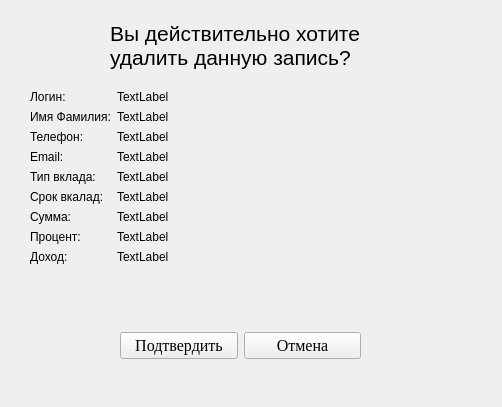
<?xml version="1.0" encoding="UTF-8"?>
<ui version="4.0">
 <class>MainWindow</class>
 <widget class="QMainWindow" name="MainWindow">
  <property name="geometry">
   <rect>
    <x>0</x>
    <y>0</y>
    <width>502</width>
    <height>407</height>
   </rect>
  </property>
  <property name="windowTitle">
   <string>MainWindow</string>
  </property>
  <widget class="QWidget" name="centralwidget">
   <widget class="QWidget" name="horizontalLayoutWidget">
    <property name="geometry">
     <rect>
      <x>120</x>
      <y>320</y>
      <width>241</width>
      <height>51</height>
     </rect>
    </property>
    <layout class="QHBoxLayout" name="horizontalLayout">
     <item>
      <widget class="QPushButton" name="DeleteButton">
       <property name="font">
        <font>
         <family>Times New Roman</family>
         <pointsize>12</pointsize>
        </font>
       </property>
       <property name="text">
        <string>Подтвердить</string>
       </property>
      </widget>
     </item>
     <item>
      <widget class="QPushButton" name="CancelButton">
       <property name="font">
        <font>
         <family>Times New Roman</family>
         <pointsize>12</pointsize>
        </font>
       </property>
       <property name="text">
        <string>Отмена</string>
       </property>
      </widget>
     </item>
    </layout>
   </widget>
   <widget class="QLabel" name="label">
    <property name="geometry">
     <rect>
      <x>110</x>
      <y>10</y>
      <width>321</width>
      <height>71</height>
     </rect>
    </property>
    <property name="font">
     <font>
      <pointsize>16</pointsize>
      <bold>false</bold>
      <strikeout>false</strikeout>
      <kerning>true</kerning>
     </font>
    </property>
    <property name="text">
     <string>Вы действительно хотите удалить данную запись?</string>
    </property>
    <property name="textFormat">
     <enum>Qt::TextFormat::AutoText</enum>
    </property>
    <property name="scaledContents">
     <bool>false</bool>
    </property>
    <property name="wordWrap">
     <bool>true</bool>
    </property>
   </widget>
   <widget class="QWidget" name="formLayoutWidget">
    <property name="geometry">
     <rect>
      <x>30</x>
      <y>90</y>
      <width>331</width>
      <height>201</height>
     </rect>
    </property>
    <layout class="QFormLayout" name="formLayout">
     <item row="0" column="0">
      <widget class="QLabel" name="label_2">
       <property name="text">
        <string>Логин:</string>
       </property>
      </widget>
     </item>
     <item row="1" column="0">
      <widget class="QLabel" name="label_3">
       <property name="text">
        <string>Имя Фамилия:</string>
       </property>
      </widget>
     </item>
     <item row="2" column="0">
      <widget class="QLabel" name="label_4">
       <property name="text">
        <string>Телефон:</string>
       </property>
      </widget>
     </item>
     <item row="3" column="0">
      <widget class="QLabel" name="label_5">
       <property name="text">
        <string>Email:</string>
       </property>
      </widget>
     </item>
     <item row="4" column="0">
      <widget class="QLabel" name="label_6">
       <property name="text">
        <string>Тип вклада:</string>
       </property>
      </widget>
     </item>
     <item row="5" column="0">
      <widget class="QLabel" name="label_7">
       <property name="text">
        <string>Срок вкалад:</string>
       </property>
      </widget>
     </item>
     <item row="6" column="0">
      <widget class="QLabel" name="label_8">
       <property name="text">
        <string>Сумма:</string>
       </property>
      </widget>
     </item>
     <item row="7" column="0">
      <widget class="QLabel" name="label_9">
       <property name="text">
        <string>Процент:</string>
       </property>
      </widget>
     </item>
     <item row="8" column="0">
      <widget class="QLabel" name="label_10">
       <property name="text">
        <string>Доход:</string>
       </property>
      </widget>
     </item>
     <item row="0" column="1">
      <widget class="QLabel" name="LoginLabel">
       <property name="text">
        <string>TextLabel</string>
       </property>
      </widget>
     </item>
     <item row="1" column="1">
      <widget class="QLabel" name="NSLabel">
       <property name="text">
        <string>TextLabel</string>
       </property>
      </widget>
     </item>
     <item row="2" column="1">
      <widget class="QLabel" name="PhoneLabel">
       <property name="text">
        <string>TextLabel</string>
       </property>
      </widget>
     </item>
     <item row="3" column="1">
      <widget class="QLabel" name="EmailLabel">
       <property name="text">
        <string>TextLabel</string>
       </property>
      </widget>
     </item>
     <item row="4" column="1">
      <widget class="QLabel" name="TypeLabel">
       <property name="text">
        <string>TextLabel</string>
       </property>
      </widget>
     </item>
     <item row="5" column="1">
      <widget class="QLabel" name="TimeLabel">
       <property name="text">
        <string>TextLabel</string>
       </property>
      </widget>
     </item>
     <item row="6" column="1">
      <widget class="QLabel" name="AmountLabel">
       <property name="text">
        <string>TextLabel</string>
       </property>
      </widget>
     </item>
     <item row="7" column="1">
      <widget class="QLabel" name="PercentLabel">
       <property name="text">
        <string>TextLabel</string>
       </property>
      </widget>
     </item>
     <item row="8" column="1">
      <widget class="QLabel" name="IncomeLabel">
       <property name="text">
        <string>TextLabel</string>
       </property>
      </widget>
     </item>
    </layout>
   </widget>
  </widget>
 </widget>
 <resources/>
 <connections/>
</ui>
